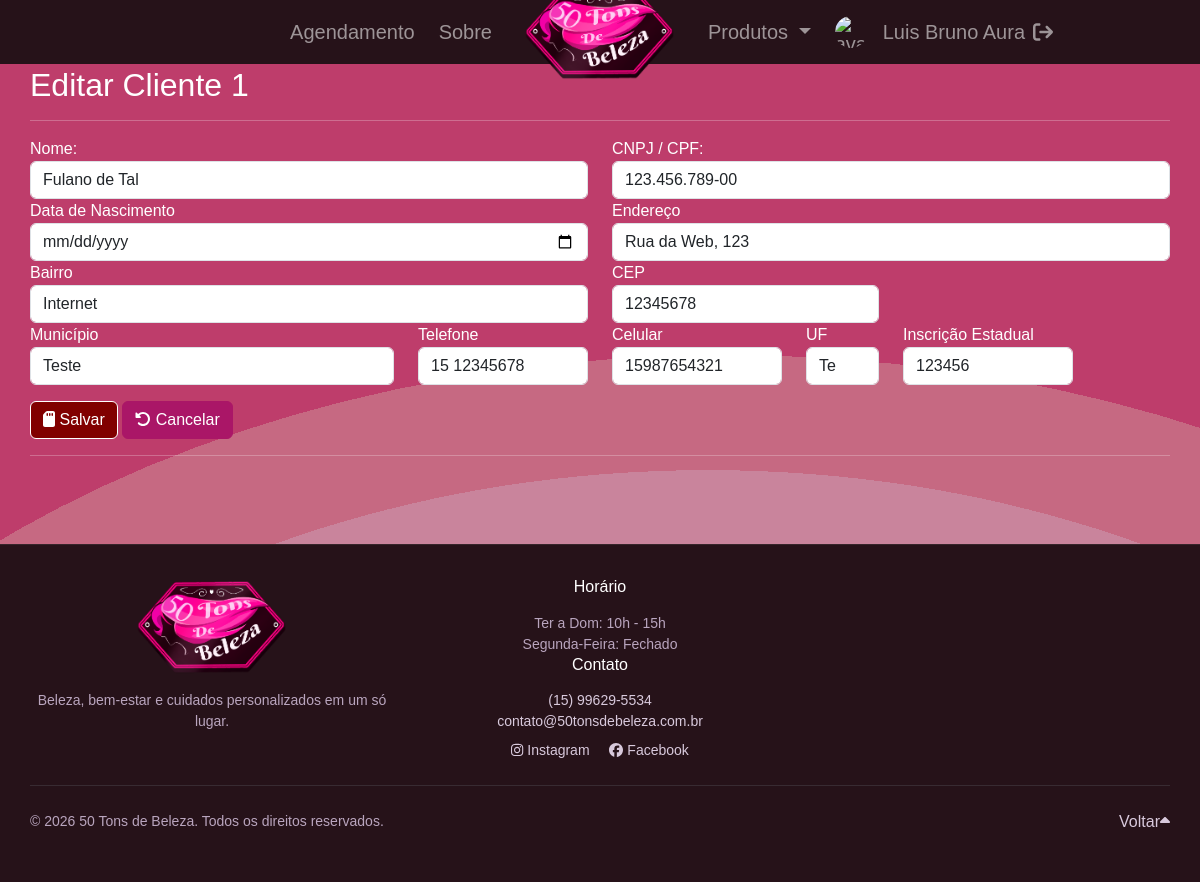
Screenshot of /customers/editar.php?id=1 (signed in) with the database file from the repository.
### tables this page shows
CREATE TABLE `customers` (
  `id` int(11) NOT NULL,
  `name` varchar(255) NOT NULL,
  `cpf_cnpj` varchar(15) NOT NULL,
  `birthdate` datetime NOT NULL,
  `address` varchar(255) NOT NULL,
  `hood` varchar(100) NOT NULL,
  `zip_code` varchar(8) NOT NULL,
  `city` varchar(100) NOT NULL,
  `state` varchar(2) NOT NULL,
  `phone` varchar(13) NOT NULL,
  `mobile` varchar(13) NOT NULL,
  `ie` varchar(15) NOT NULL,
  `created` datetime NOT NULL,
  `modified` datetime NOT NULL
);

### inc/database.php (called while the page is built, shortened)
<?php
    global $pdo_connection;
    function open_database() {
        global $pdo_connection;
        try {
            if ($pdo_connection === null) {
                $dsn = "mysql:host=" . DB_HOST . ";dbname=" . DB_NAME . ";charset=utf8mb4";
                $pdo_connection = new PDO($dsn, DB_USER, DB_PASSWORD, [
                    PDO::ATTR_ERRMODE => PDO::ERRMODE_EXCEPTION,
                    PDO::ATTR_DEFAULT_FETCH_MODE => PDO::FETCH_ASSOC,
                    PDO::ATTR_EMULATE_PREPARES => false,
                ]);
            }
            return $pdo_connection;
        } catch (PDOException $e) {
            echo "Erro de conexão: " . $e->getMessage();
            return null;
        }
    }
  function find( $table = null, $id = null ) {
    $database = open_database();
    $found = null;
    try {
      if ($id) {
        $sql = "SELECT * FROM " . $table . " WHERE id = ?";
        $stmt = $database->prepare($sql);
        $stmt->execute([$id]);
        $found = $stmt->fetch();
      } else {
        $sql = "SELECT * FROM " . $table;
        $stmt = $database->prepare($sql);
        $stmt->execute();
        $found = $stmt->fetchAll();
      }
    } catch (PDOException $e) {
      $_SESSION['message'] = $e->getMessage();
      $_SESSION['type'] = 'danger';
    }
    return $found;
  }
?>

### customers/functions.php (called while the page is built, shortened)
<?php
    function edit() {
        try {
            if (isset($_GET['id'])) {
                $id = $_GET['id'];
                if (!empty($_POST['customer'])) {
                    $customer = $_POST['customer'];
                    if (!empty($_FILES['foto']['name'])) {
                        $pasta_destino = 'fotos/';
                        $arquivo_destino = $pasta_destino . basename($_FILES['foto']['name']);
                        $nomearquivo = basename($_FILES['foto']['name']);
                        $resolucao_arquivo = getimagesize($_FILES['foto']['tmp_name']);
                        $tamanho_arquivo = $_FILES['foto']['size'];
                        $nome_temp = $_FILES['foto']['tmp_name'];
                        $tipo_arquivo = strtolower(pathinfo($arquivo_destino,PATHINFO_EXTENSION));
                        upload($pasta_destino, $arquivo_destino, $tipo_arquivo, $nome_temp, $tamanho_arquivo);
                        $customer['foto'] = $nomearquivo;
                    }
                    $customer['id'] = (int) $id;
                    $today = new DateTime("now", new DateTimeZone("America/Sao_Paulo"));
                    $customer['modified'] = $today->format("Y-m-d H:i:s");
                    $updated = update('customers', $id, $customer);
                    if ($updated) {
                        header("Location: index.php");
                        exit;
                    } else {
                        error_log("Falha ao atualizar customer id={$id}");
                    }
                } else {
                    $customer = find("customers", $id);
                }
            } else {
                header("location: index.php");
            }
        }catch (Exception $e) {
            $_SESSION['message'] = "Aconteceu um erro: " . $e->getMessage();
            $_SESSION['type'] = 'danger';
        }
    }
?>

### customers/editar.php (the view, shortened to what this page needs)
<?php
include 'functions.php';
edit();
?>
<h2 class="mt-3">Editar Cliente <?php echo $customer['id']?></h2>
<form action="editar.php?id=<?php echo $customer['id']; ?>" method="post" enctype="multipart/form-data">
  <hr>
  <div class="row">
    <div class="form-group col-md-6">
      <label for="nom">Nome:</label>
      <input type="text" class="form-control" id="nom" name="customer[name]" maxlength="100" value="<?php echo $customer['name']; ?>" required>
    </div>
    <div class="form-group col-md-6">
      <label for="cpf">CNPJ / CPF:</label>
      <input type="tel" class="form-control" id="cpf" name="customer[cpf_cnpj]" maxlength="15" value="<?php echo $customer['cpf_cnpj']; ?>" required>
    </div>
    <div class="form-group col-md-6">
      <label for="dtn">Data de Nascimento</label>
				<input type="date" class="form-control" id="dtn" name="customer[birthdate]" value="" required>
    </div>
    <div class="form-group col-md-6">
      <label for="end">Endereço</label>
				<input type="text" class="form-control" id="end" name="customer[address]"  maxlength="100" value="<?php echo $customer['address']; ?>" required>
    </div>
  </div>
  <div class="row">
    <div class="form-group col-md-6">
      <label for="bai">Bairro</label>
				<input type="text" class="form-control" id="bai" name="customer[hood]" maxlength="100" value="<?php echo $customer['hood']; ?>" required>
    </div>
    <div class="form-group col-md-3">
      <label for="cep">CEP</label>
				<input type="text" class="form-control" id="cep" name="customer[zip_code]" maxlength="8" value="<?php echo $customer['zip_code']; ?>" required>
    </div>
    <div class="form-group col-md-4">
      <label for="cid">Município</label>
				<input type="text" class="form-control" id="cid" name="customer[city]" maxlength="11" value="<?php echo $customer['city']; ?>" required>
    </div>
    <div class="form-group col-md-2">
				<label for="fone">Telefone</label>
				<input type="tel" class="form-control" id="fone" name="customer[phone]" maxlength="11" value="<?php echo $customer['phone']; ?>">
			</div>
			<div class="form-group col-md-2">
				<label for="cel">Celular</label>
				<input type="tel" class="form-control" id="cel" name="customer[mobile]" maxlength="11" value="<?php echo $customer['mobile']; ?>">
			</div>
			<div class="form-group col-md-1">
				<label for="uf">UF</label>
				<input type="text" class="form-control" id="uf" name="customer[state]" maxlength="2" value="<?php echo $customer['state']; ?>">
			</div>
			<div class="form-group col-md-2">
				<label for="ie">Inscrição Estadual</label>
				<input type="text" class="form-control" id="ie" name="customer[ie]" maxlength="15" value="<?php echo $customer['ie']; ?>">
			</div>
  </div>
  <div id="actions" class="row mt-3">
    <div class="col-md-12">
      <button type="submit" class="btn btn-secondary"><i class="fa-solid fa-sd-card"></i> Salvar</button>
      <a href="index.php" class="btn btn-danger"><i class="fa-solid fa-rotate-left"></i> Cancelar</a>
    </div>
  </div>
</form>

### css/style.css (style rules this page uses)
body { font-family: "Gill Sans", "Gill Sans MT", Calibri, sans-serif; background-image: url('../img/fundo.jpg'); background-repeat: no-repeat; background-attachment: fixed; background-size: inherit; background-position: center; padding-top: 50px; padding-bottom: 0px; color: #ffffff; }
.btn-secondary { background-color:#810000; color: #ffffff; border-color: #ffffff }
header, #actions { margin-top: 10px; }
.btn-danger { background-color: #aa1667; border-color: #aa1667; }

### rows the page displays
customers: id "1", name "Fulano de Tal", cpf_cnpj "123.456.789-00", address "Rua da Web, 123", hood "Internet", zip_code "12345678", city "Teste", phone "15 12345678", mobile "15987654321", state "Te", ie "123456"

### other values shown
$_SESSION['nome'] "Luis Bruno Aura"
